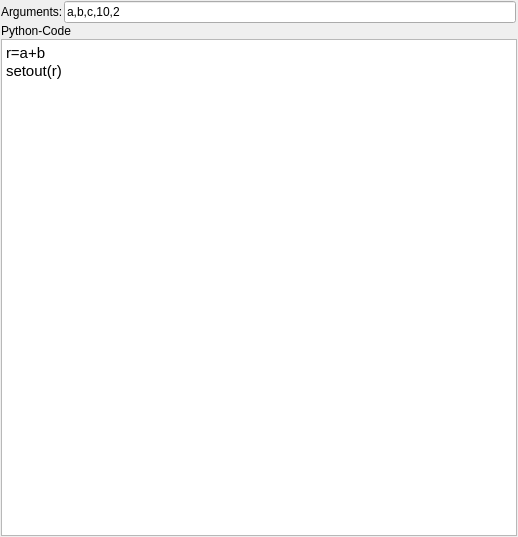
<?xml version="1.0" encoding="UTF-8"?>
<ui version="4.0">
 <class>PythonForm</class>
 <widget class="QWidget" name="PythonForm">
  <property name="geometry">
   <rect>
    <x>0</x>
    <y>0</y>
    <width>518</width>
    <height>537</height>
   </rect>
  </property>
  <property name="windowTitle">
   <string>Form</string>
  </property>
  <layout class="QGridLayout" name="gridLayout">
   <property name="margin">
    <number>1</number>
   </property>
   <property name="spacing">
    <number>1</number>
   </property>
   <item row="0" column="1">
    <widget class="QLineEdit" name="lineEdit">
     <property name="text">
      <string>a,b,c,10,2</string>
     </property>
    </widget>
   </item>
   <item row="0" column="0">
    <widget class="QLabel" name="label_2">
     <property name="text">
      <string>Arguments:</string>
     </property>
    </widget>
   </item>
   <item row="2" column="0" colspan="3">
    <widget class="QTextEdit" name="code">
     <property name="html">
      <string>&lt;!DOCTYPE HTML PUBLIC &quot;-//W3C//DTD HTML 4.0//EN&quot; &quot;http://www.w3.org/TR/REC-html40/strict.dtd&quot;&gt;
&lt;html&gt;&lt;head&gt;&lt;meta name=&quot;qrichtext&quot; content=&quot;1&quot; /&gt;&lt;style type=&quot;text/css&quot;&gt;
p, li { white-space: pre-wrap; }
&lt;/style&gt;&lt;/head&gt;&lt;body style=&quot; font-family:'Ubuntu'; font-size:11pt; font-weight:400; font-style:normal;&quot;&gt;
&lt;p style=&quot; margin-top:0px; margin-bottom:0px; margin-left:0px; margin-right:0px; -qt-block-indent:0; text-indent:0px;&quot;&gt;r=a+b&lt;/p&gt;
&lt;p style=&quot; margin-top:0px; margin-bottom:0px; margin-left:0px; margin-right:0px; -qt-block-indent:0; text-indent:0px;&quot;&gt;setout(r)&lt;/p&gt;&lt;/body&gt;&lt;/html&gt;</string>
     </property>
    </widget>
   </item>
   <item row="1" column="0" colspan="3">
    <widget class="QLabel" name="label">
     <property name="text">
      <string>Python-Code</string>
     </property>
     <property name="alignment">
      <set>Qt::AlignLeading|Qt::AlignLeft|Qt::AlignVCenter</set>
     </property>
    </widget>
   </item>
  </layout>
 </widget>
 <resources/>
 <connections/>
</ui>
